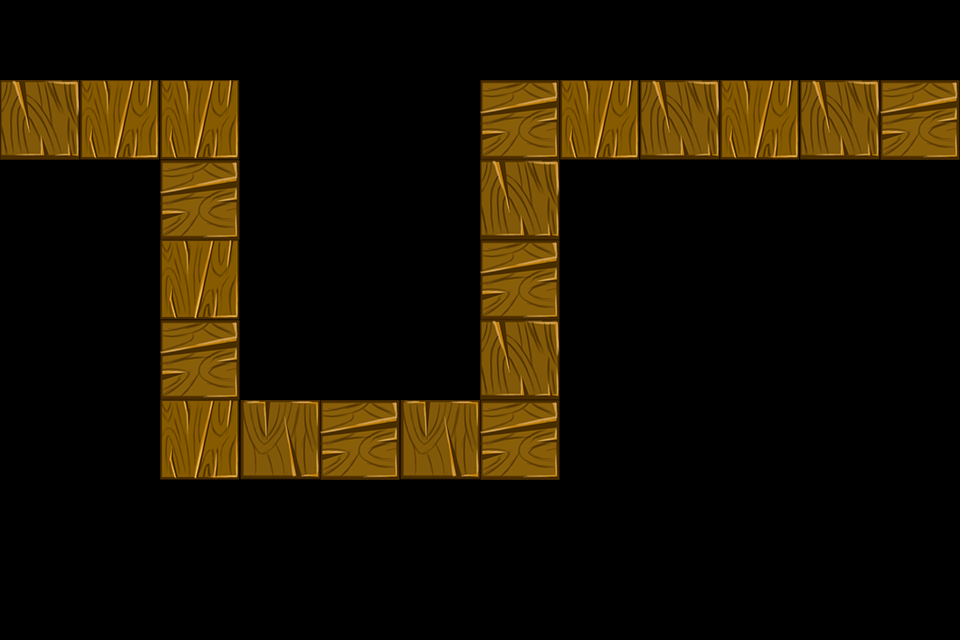

A 2D game scene composited from a Tiled map and its tileset images. What follows is a short description and the map's XML, with each tile layer's data collapsed to a summary:
An orthogonal 12x8 tile map with 80x80 px tiles, 1 tile layer (path) and 16 objects (6x path, 4x Tower, 2x 1, 2x 2, 2x 0).

<map version="1.0" orientation="orthogonal" width="12" height="8" tilewidth="80" tileheight="80">
 <properties>
  <property name="style" value="1" />
 </properties>
 <tileset firstgid="1" name="tiled1" tilewidth="80" tileheight="80">
  <image source="tiled1.png" width="240" height="240" />
 </tileset>
 <layer name="path" width="12" height="8">
  <data>[96 cells, 20 non-empty, 5 distinct tile ids]</data>
 </layer>
 <objectgroup name="path" width="12" height="8">
  <object name="path" x="0" y="80" />
  <object name="path" x="160" y="80" />
  <object name="path" x="160" y="400" />
  <object name="path" x="480" y="400" />
  <object name="path" x="480" y="80" />
  <object name="path" x="880" y="80" />
  <object name="Tower" x="0" y="160" width="160" height="320" />
  <object name="Tower" x="240" y="80" width="240" height="320" />
  <object name="Tower" x="160" y="480" width="640" height="80" />
  <object name="Tower" x="560" y="160" width="400" height="320" />
  <object name="Reward" type="1" x="0" y="240" width="80" height="80" />
  <object name="Reward" type="2" x="240" y="240" width="80" height="80" />
  <object name="Reward" type="0" x="400" y="80" width="80" height="80" />
  <object name="Reward" type="2" x="720" y="320" width="80" height="80" />
  <object name="Reward" type="1" x="560" y="240" width="80" height="80" />
  <object name="Reward" type="0" x="800" y="320" width="80" height="80">
   <properties>
    <property name="new" value="1" />
   </properties>
  </object>
 </objectgroup>
</map>
